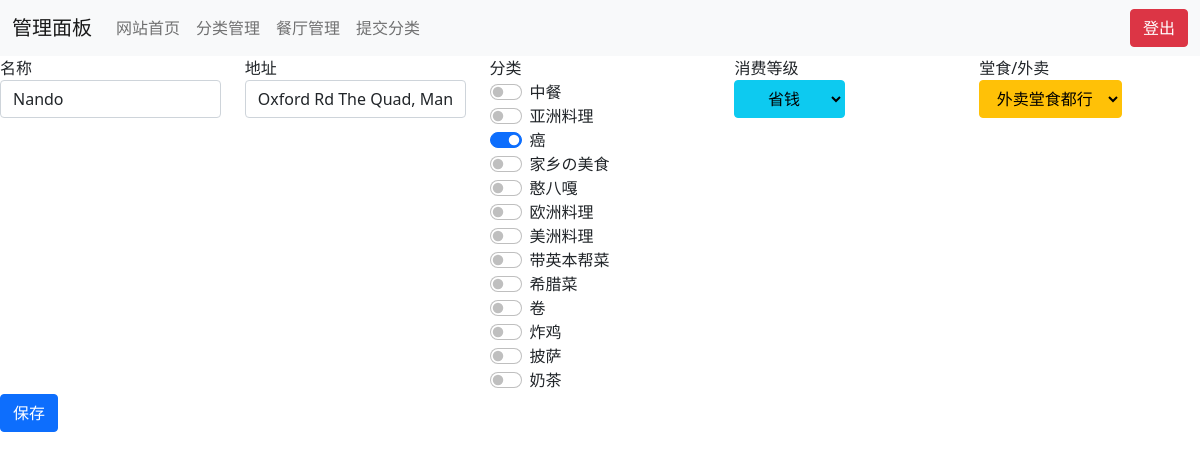
The app's page /admin/editrest.php?action=edit&id=1 (signed in), older data.
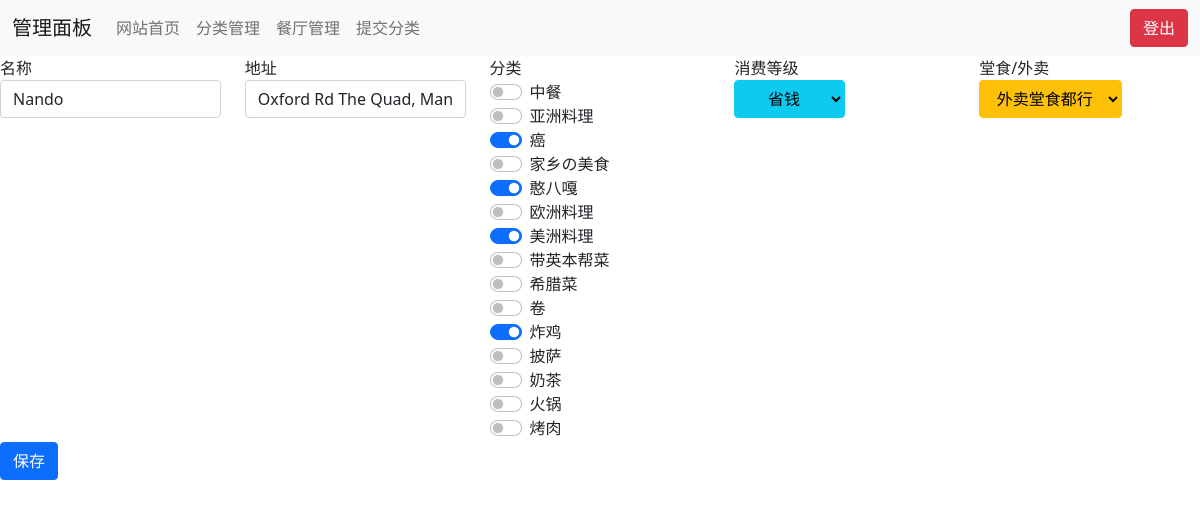
The same page, newer data.
### tables this page shows
CREATE TABLE `category` (
  `id` tinyint(3) unsigned NOT NULL AUTO_INCREMENT,
  `name` text NOT NULL,
  PRIMARY KEY (`id`)
);

### include/function.php (called while the page is built, shortened)
<?php
function restaurant_exist($id): bool
{
    global $conn;
    return mysqli_num_rows(mysqli_query($conn, "SELECT * FROM restaurant WHERE id = '{$id}';")) != 0;
}

### include/class/restaurant.php (called while the page is built, shortened)
<?php
class restaurant
{
    function __construct($id)
    {
        global $conn;
        if (restaurant_exist($id)) {
            $result = mysqli_fetch_assoc(mysqli_query($conn, "SELECT * FROM restaurant WHERE id = '{$id}';"));
            $this->name = htmlspecialchars_decode($result['name'],ENT_QUOTES);
            $this->address = htmlspecialchars_decode($result['address'],ENT_QUOTES);
            $category = mysqli_query($conn, "SELECT category_id FROM restaurant_tagmap WHERE restaurant_id = '{$id}';");
            if (mysqli_num_rows($category) > 0) {
                while ($row = mysqli_fetch_assoc($category)) {
                    $this->category[] = $row['category_id'];
                }
            }
            $this->method = $result['method'];
        } else {
            $this->id = 0;
        }
    }
}

### admin/editrest.php (the view, shortened to what this page needs)
<?php
include("header.php");
if (isset($_POST['submit'])) {
    switch ($_POST['action']) {
        case "add":
            mysqli_query($conn, "INSERT INTO restaurant (name,address,richness,method) values ('{$_POST['name']}','{$_POST['address']}','{$_POST['richness']}','{$_POST['method']}');");
            $max_id = mysqli_fetch_assoc(mysqli_query($conn, "SELECT MAX(id) as max_id FROM restaurant"))['max_id'];
            $restaurant = new restaurant($max_id);
            $restaurant->update_category($_POST['category']);
            alert("添加成功");
            echo "<script>setTimeout(\"javascript:location.href='restaurant.php'\", 500);</script>";
            exit;
        case "edit":
            $restaurant = new restaurant($_POST['id']);
            $restaurant->update_name($_POST['name']);
            $restaurant->update_address($_POST['address']);
            $restaurant->update_richness($_POST['richness']);
            $restaurant->update_method($_POST['method']);
            $restaurant->update_category($_POST['category']);
            alert("修改成功");
            echo "<script>setTimeout(\"javascript:location.href='restaurant.php'\", 500);</script>";
            exit;
        default:
            alert("未知操作");
            echo "<script>setTimeout(\"javascript:location.href='restaurant.php'\", 500);</script>";
            exit;
    }
} elseif (isset($_GET['action'])) {
    switch ($_GET['action']) {
        case "edit":
            $restaurant = new restaurant($_GET['id']);
            break;
    }
}
?>
<form action='' method='post'>
    <div class='row'>
        <div class='col'>
            <label>名称</label><br>
            <input type='text' class='form-control' name='name'
                   <?php if ($_GET['action'] == "edit") echo "value='{$restaurant->name}'"; ?>required>
        </div>
        <div class='col'>
            <label>地址</label><br>
            <input type='text' class='form-control' name='address'
                   <?php if ($_GET['action'] == "edit") echo "value='{$restaurant->address}'"; ?>required>
        </div>
        <div class='col'>
            <label>分类</label><br>
            <div class="form-check form-switch">
                <?php
                $result = mysqli_query($conn, "SELECT id,name FROM category;");
                if (mysqli_num_rows($result) > 0) {
                    while ($row = mysqli_fetch_assoc($result)) {
                        $checked = "";
                        if ($_GET['action'] == "edit") {
                            if (in_array($row['id'], $restaurant->category)) $checked = "checked";
                        }
                        echo "{$row['name']} <input class='form-check-input' type='checkbox' role='switch' name='category[]' {$checked} value='{$row['id']}'><br>";
                    }
                }
                ?>
            </div>
        </div>
        <div class='col'>
            <label>消费等级</label><br>
            <select class="btn btn-info dropdown-toggle" name="richness" required>
                <?php
                $result = mysqli_query($conn, "SELECT id,name FROM richness;");
                if (mysqli_num_rows($result) > 0) {
                    while ($row = mysqli_fetch_assoc($result)) {
                        echo "<option value='{$row['id']}'>{$row['name']}</option><br>";
                    }
                }
                ?>
            </select>
        </div>
        <div class='col'>
            <label>堂食/外卖</label><br>
            <select class="btn btn-warning dropdown-toggle" name="method">
                <option value="both" <?php if ($_GET['action'] == "edit" && $restaurant->method == "both") echo "selected" ?>>
                    外卖堂食都行
                </option>
            </select>
        </div>
    </div>
    <?php if ($_GET['action'] == "add") {
        echo "<input type='hidden' name='action' value='add'>";
        echo "<input type='submit' class='btn btn-primary' name='submit' value='添加'>";
    } else {
        echo "<input type='submit' class='btn btn-primary' name='submit' value='保存'>";
    } ?>
</form>

Row changes from the older to the newer data that the page shows:
computed for category "憨八嘎": value "☐" → "☑"
computed for category "美洲料理": value "☐" → "☑"
computed for category "炸鸡": value "☐" → "☑"
added category: name "火锅"
added category: name "烤肉"
